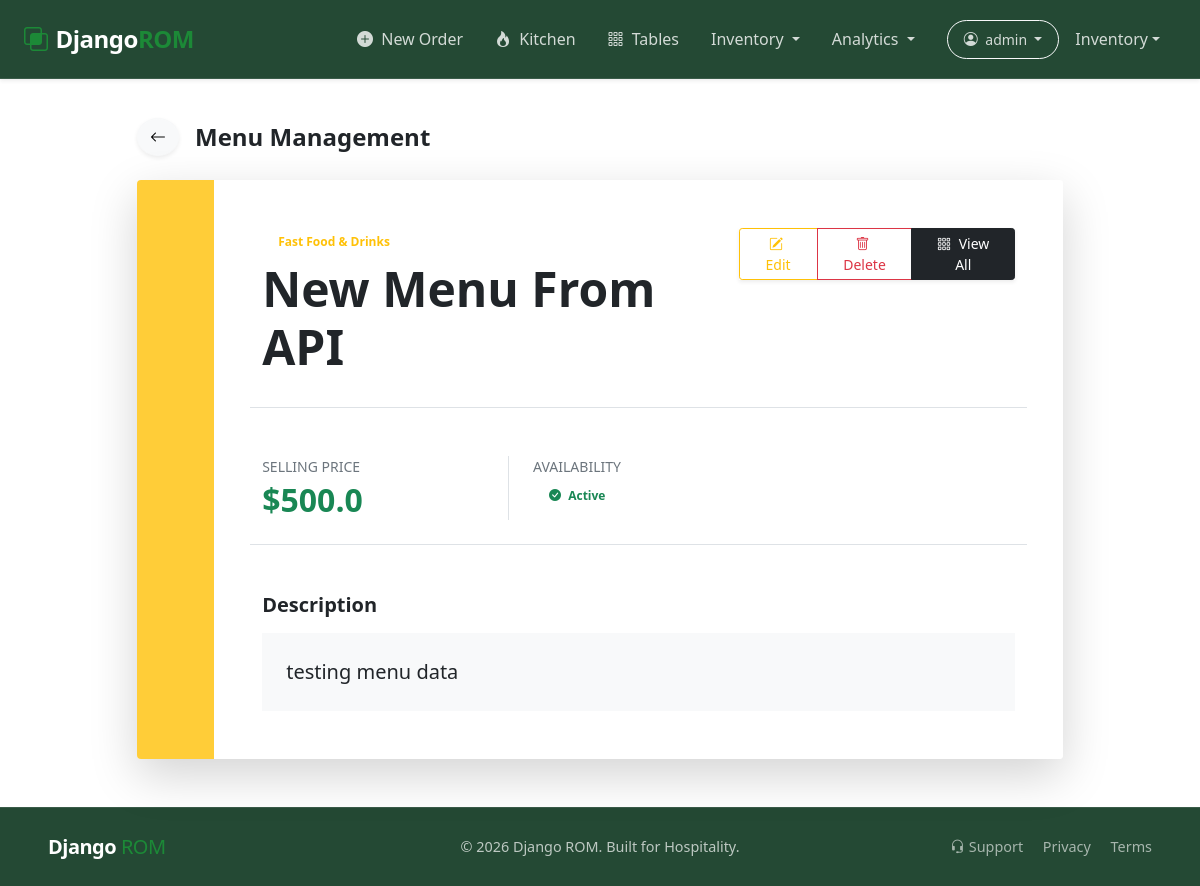
Page /menu/detail/14/ (signed in) on the committed database.
### app_restaurant/models.py (models this page shows, shortened)
class Menu(models.Model):
    menu_title = models.CharField(max_length=200, null=False, blank=False)
    menu_price = models.FloatField(null=False, blank=False)
    menu_category = models.ForeignKey(Category,
                                      max_length=100,
                                        null=False,
                                        blank=False,
                                        on_delete=models.CASCADE)
    menu_description = models.TextField(null=True, blank=True)
    menu_image = models.ImageField(upload_to='menu_images/',
                                   null=True, blank=True)
    menu_status = models.BooleanField(default=True)
    stock_quantity = models.IntegerField(default=0)
    is_available = models.BooleanField(default=True)
    created_at = models.DateTimeField(default=timezone.now())

class Category(models.Model):
    category_name = models.CharField(max_length=100,
                                     null=False, blank=False)
    category_status = models.BooleanField(default=True)
    created_at = models.DateTimeField(default=timezone.now())

### app_restaurant/views.py (the view)
# urls.py: path('menu/detail/<int:pk>/', menu_detail, name='menu.detail'),
@login_required(login_url='login')
def menu_detail(request, pk):
    menu_data = Menu.objects.get(id=pk)
    context = {
        'data': menu_data
    }
    return render(request, "menu_detail.html", context)

### app_restaurant/templates/menu_detail.html (shortened to what this page needs)
{% extends 'base.html' %}
{% load static %}
{% block content %}
<section class="container py-5">
    <div class="row justify-content-center">
        <div class="col-lg-10">
            <div class="d-flex align-items-center mb-4">
                <a href="{% url 'menu.list' %}" class="btn btn-light rounded-circle me-3 shadow-sm">
                    <i class="bi bi-arrow-left"></i>
                </a>
                <h4 class="fw-bold mb-0">Menu Management</h4>
            </div>
            <div class="card border-0 shadow-lg overflow-hidden rounded-4">
                <div class="row g-0">
                    <div class="col-md-1 bg-warning d-none d-md-block" style="opacity: 0.8;"></div>
                    <div class="col-md-11 p-5 bg-white">
                        <div class="d-flex justify-content-between align-items-start mb-4">
                            <div>
                                <span class="badge bg-warning-soft text-warning rounded-pill mb-2 px-3">
                                    {{ data.menu_category.category_name }}
                                </span>
                                <h1 class="fw-bold display-5">{{ data.menu_title }}</h1>
                            </div>
                            <div class="btn-group shadow-sm">
                                <a href="{% url 'menu.edit' pk=data.id %}" class="btn btn-outline-warning btn-sm px-3">
                                    <i class="bi bi-pencil-square me-1"></i> Edit
                                </a>
                                <button type="button" class="btn btn-outline-danger btn-sm px-3" data-bs-toggle="modal" data-bs-target="#deleteModal">
                                    <i class="bi bi-trash me-1"></i> Delete
                                </button>
                                <a href="{% url 'menu.list' %}" class="btn btn-dark btn-sm px-3">
                                    <i class="bi bi-grid-3x3-gap me-1"></i> View All
                                </a>
                            </div>
                        </div>
                        <div class="row g-4 mt-2 py-4 border-top border-bottom">
                            <div class="col-md-4 border-end">
                                <p class="text-muted small text-uppercase mb-1">Selling Price</p>
                                <h2 class="text-success fw-bold mb-0">${{ data.menu_price }}</h2>
                            </div>
                            <div class="col-md-8 ps-md-4">
                                <p class="text-muted small text-uppercase mb-1">Availability</p>
                                <span class="badge bg-success-soft text-success rounded-pill px-3 py-2">
                                    <i class="bi bi-check-circle-fill me-1"></i> Active
                                </span>
                            </div>
                        </div>
                        <div class="mt-5">
                            <h5 class="fw-bold mb-3">Description</h5>
                            <div class="p-4 bg-light rounded-4">
                                <p class="text-dark lead mb-0">{{ data.menu_description|default:"No description provided." }}</p>
                            </div>
                        </div>
                    </div>
                </div>
            </div>
        </div>
    </div>
</section>
{% endblock %}

### templates/layouts/navbar.html (shortened to what this page needs)
<nav class="navbar navbar-expand-lg navbar-dark fixed-top custom-navbar shadow-sm" style="background-color: #1a1d20;">
  <div class="container-fluid px-4">
    <a class="navbar-brand fw-bold d-flex align-items-center" href="{% url 'landing' %}">
      <i class="bi bi-intersect text-primary-accent me-2"></i>
      <span>Django<span class="text-primary-accent">ROM</span></span>
    </a>
    <div class="collapse navbar-collapse" id="navContent">
      <ul class="navbar-nav ms-auto mb-2 mb-lg-0 align-items-center">
        {% if user.is_authenticated %}
          <li class="nav-item">
            <a class="nav-link px-3 fw-semibold text-warning" href="{% url 'order_management' %}">
              <i class="bi bi-plus-circle-fill me-1"></i> New Order
            </a>
          </li>
          <li class="nav-item">
            <a class="nav-link px-3" href="{% url 'kitchen_dashboard' %}">
              <i class="bi bi-fire me-1"></i> Kitchen
            </a>
          </li>
          <li class="nav-item">
            <a class="nav-link px-3" href="{% url 'table_list' %}">
              <i class="bi bi-grid-3x3-gap me-1"></i> Tables
            </a>
          </li>
          <li class="nav-item dropdown">
            <a class="nav-link dropdown-toggle px-3" href="#" id="stockDropdown" role="button" data-bs-toggle="dropdown">
              Inventory
            </a>
          </li>
          <li class="nav-item dropdown">
            <a class="nav-link dropdown-toggle px-3" href="#" id="salesDropdown" role="button" data-bs-toggle="dropdown">
              Analytics
            </a>
          </li>
          <li class="nav-item dropdown ms-lg-3">
            <a class="nav-link dropdown-toggle btn btn-outline-light btn-sm rounded-pill px-3" href="#" id="userDropdown" role="button" data-bs-toggle="dropdown">
              <i class="bi bi-person-circle me-1"></i> {{ user.username }}
            </a>
          </li>
        {% else %}
          <li class="nav-item"><a class="nav-link px-3" href="{% url 'login' %}">Login</a></li>
          <li class="nav-item ms-lg-3">
            <a class="btn btn-primary btn-sm rounded-pill px-4" href="{% url 'register' %}">Start Free Trial</a>
          </li>
        {% endif %}
        <li class="nav-item dropdown">
          <a class="nav-link dropdown-toggle px-3 d-flex align-items-center" href="#" id="stockDropdown" role="button" data-bs-toggle="dropdown">
              Inventory
          </a>
      </li>
      </ul>
    </div>
  </div>
</nav>

### static/css/root.css (style rules this page uses)
* { margin: 0; padding: 0; box-sizing: border-box; }
:root { --primary-color-light: #91b699; --primary-color-mid: #1c8937; --primary-color-dark: #62e474; --secondary-color-dark: #244934; --secondary-color-light: #D9E2E4; --primary-font: 'Poppins'; --primary-background-color: #f4f4f4; --secondary-background-color: #d3d3d3; }
body { display: flex; flex-direction: column; min-height: 100vh; padding-top: 70px; }
html, body { height: 100%; margin: 0; }
body > *:not(footer):not(nav) { flex: 1 0 auto; }

### static/css/navbar.css (style rules this page uses)
.custom-navbar { padding: 1rem 0; transition: all 0.3s ease; background: var(--secondary-color-dark) !important; backdrop-filter: blur(10px); -webkit-backdrop-filter: blur(10px); border-bottom: 1px solid rgba(255, 255, 255, 0.1); }
.navbar-brand { font-size: 1.5rem; letter-spacing: -0.5px; }
.text-primary-accent { color: var(--primary-color-mid); }
.navbar-nav .nav-link { font-weight: 500; color: rgba(255, 255, 255, 0.8) !important; transition: color 0.2s; }

### rows in the picture
Menu: menu_category.category_name "Fast Food & Drinks", menu_title "New Menu From API", menu_price "500.0", menu_description "testing menu data"

### other values in the picture
{{ user.username }} "admin"
